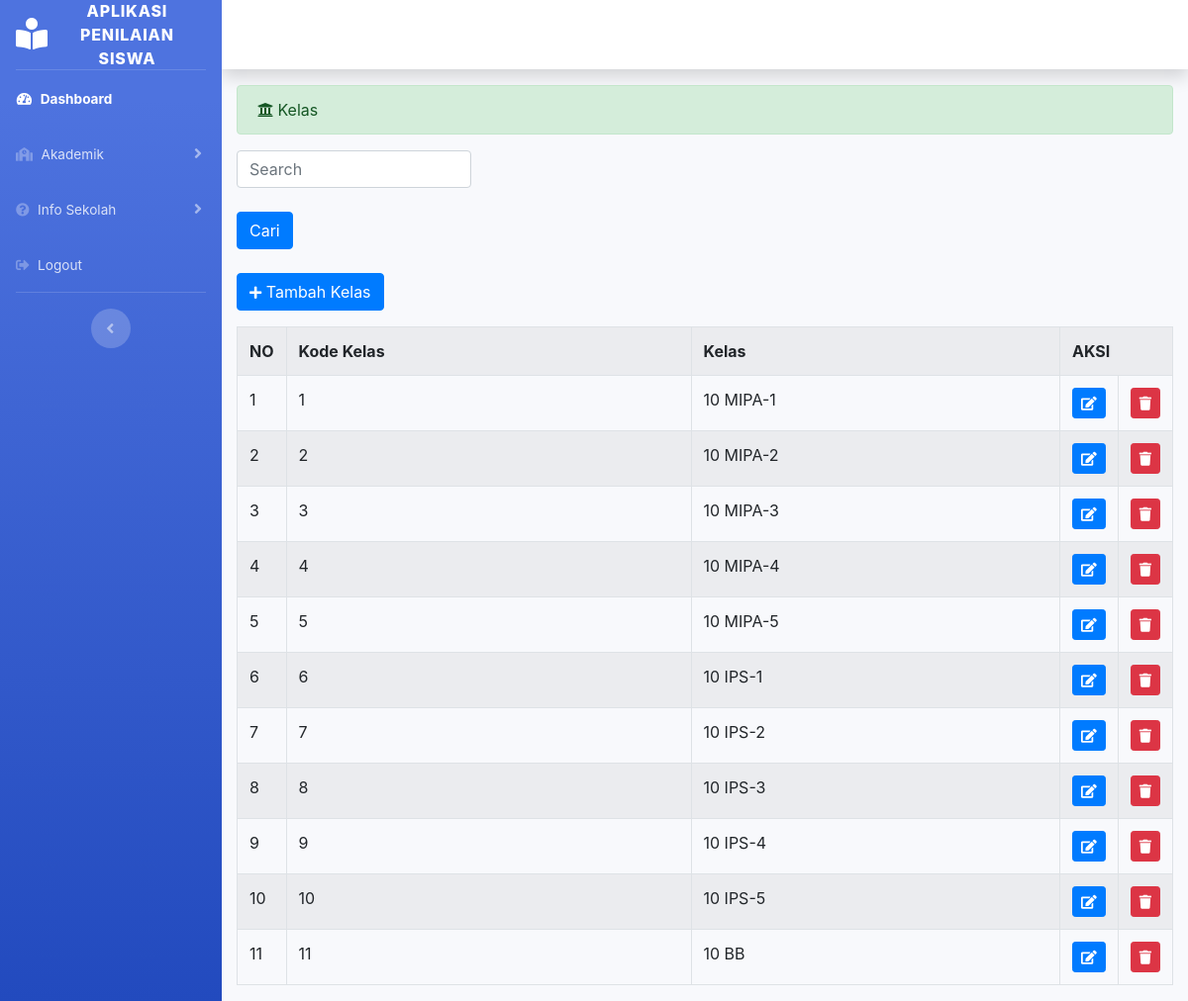
The page /index.php/kelas on the database its author committed.
### tables this page shows
CREATE TABLE `class` (
  `kode_kelas` int(50) NOT NULL,
  `kelas` varchar(255) NOT NULL
);

### application/controllers/Kelas.php (called while the page is built, shortened)
<?php
class Kelas extends CI_Controller{
	public function index(){
		$data['class'] = $this->kelas_model->tampil_data()->result();
		$this->load->view("templates_administrator/header");
		$this->load->view("templates_administrator/sidebar");
		$this->load->view("administrator/kelas", $data);
		$this->load->view("templates_administrator/footer");
	}
}

### index.php (called while the page is built, shortened)
<?php
require_once BASEPATH.'core/CodeIgniter.php';

### application/models/Kelas_model.php (called while the page is built, shortened)
<?php
class Kelas_model extends CI_Model{
	public function tampil_data(){
		return $this->db->get('class');
	}
}

### application/views/administrator/kelas.php (the view, shortened to what this page needs)
<div class="container-fluid">
	<div class="alert alert-success" role="alert">
		<i class="fas fa-university"></i> Kelas
	</div>
	<div class="navbar-form navbar-search">
    <?php echo form_open('Kelas/search') ?>
    <input type="text" name="keyword" class="form-control" placeholder="Search" style="width: 25%"><br>
    <button type="submit" class="btn btn-primary">Cari</button>
    <?php echo form_close() ?><br>
  </div>
	<?php echo anchor('Kelas/input','<button class="btn btn-primary mb-3"><i class="fas fa-plus fa-sm"></i> Tambah Kelas</button>') ?>
	<table class="table table-bordered table-striped table-hover">
		<tr>
			<th>NO</th>
			<th>Kode Kelas</th>
			<th>Kelas</th>
			<th colspan="2">AKSI</th>
		</tr>
		<?php
		$no = 1;
		foreach ($class as $kl) : ?>
			<tr>
				<td width="20px"><?php echo $no++ ?></td>
				<td><?php echo $kl->kode_kelas ?></td>
				<td><?php echo $kl->kelas ?></td>
				<td width="20px"><?php echo anchor('Kelas/update/'.$kl->kode_kelas,'<div class="btn btn-sm btn-primary"><i class="fa fa-edit"></i></div>')?></td>
				<td width="20px"><?php echo anchor('Kelas/delete/'.$kl->kode_kelas,'<div class="btn btn-sm btn-danger"><i class="fa fa-trash"></i></div>')?></td>
			</tr>
		<?php endforeach; ?>
	</table>
</div>

### rows shown on the page
class: kode_kelas "1", kelas "10 MIPA-1"
class: kode_kelas "2", kelas "10 MIPA-2"
class: kode_kelas "3", kelas "10 MIPA-3"
class: kode_kelas "4", kelas "10 MIPA-4"
class: kode_kelas "5", kelas "10 MIPA-5"
class: kode_kelas "6", kelas "10 IPS-1"
class: kode_kelas "7", kelas "10 IPS-2"
class: kode_kelas "8", kelas "10 IPS-3"
class: kode_kelas "9", kelas "10 IPS-4"
class: kode_kelas "10", kelas "10 IPS-5"
class: kode_kelas "11", kelas "10 BB"
